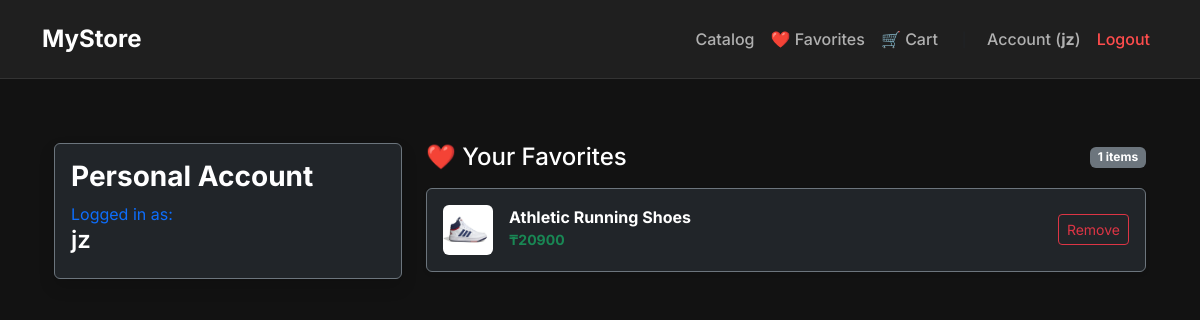
The app's page /profile/ (signed in) with its own data.
### store/models.py (models this page shows, shortened)
class Favorite(models.Model):
    user = models.ForeignKey(User, on_delete=models.CASCADE, related_name='favorites')
    product = models.ForeignKey(Product, on_delete=models.CASCADE)
    added_at = models.DateTimeField(auto_now_add=True)
    class Meta:
        unique_together = ('user', 'product')
        verbose_name = "Favorite"
        verbose_name_plural = "Favorites"

class Product(models.Model):
    category = models.ForeignKey(Category, on_delete=models.SET_NULL, null=True, related_name='products')
    name = models.CharField(max_length=200)
    description = models.TextField()
    price = models.IntegerField()
    image = models.ImageField(upload_to='')
    created_at = models.DateTimeField(auto_now_add=True)
    class Meta:
        verbose_name = "Product"
        verbose_name_plural = "Products"

### store/views.py (the view)
# urls.py: path('profile/', views.profile, name='profile'),
@login_required
def profile(request):
    profile, created = Profile.objects.get_or_create(user=request.user)
    favorites = Favorite.objects.filter(user=request.user)
    if request.method == 'POST':
        form = ProfileForm(request.POST, request.FILES, instance=profile)
        if form.is_valid():
            form.save()
            messages.success(request, 'Profile updated successfully!')
            return redirect('profile')
    else:
        form = ProfileForm(instance=profile)
    return render(request, 'profile.html', {
        'favorites': favorites,
        'form': form,
        'profile': profile
    })

### templates/profile.html
{% extends 'index.html' %}
{% block content %}
<div class="container py-4">
    <div class="row">
        <div class="col-md-4 mb-4">
            <div class="card bg-dark text-white border-secondary shadow">
                <div class="card-body">
                    <h3 class="fw-bold mb-0">Personal Account</h3>
                    <p class="text-primary mt-2 mb-0">Logged in as:</p>
                    <h4 class="fw-semibold">{{ user.username }}</h4>
                </div>
            </div>
        </div>
        <div class="col-md-8">
            <div class="d-flex justify-content-between align-items-center mb-3">
                <h4 class="text-white mb-0">❤️ Your Favorites</h4>
                <span class="badge bg-secondary">{{ favorites|length }} items</span>
            </div>
            <div class="list-group shadow-sm">
                {% for fav in favorites %}
                <div
                    class="list-group-item bg-dark text-white border-secondary d-flex justify-content-between align-items-center p-3">
                    <div class="d-flex align-items-center">
                        {% if fav.product.image %}
                        <img src="{{ fav.product.image.url }}" class="rounded me-3"
                            style="width: 50px; height: 50px; object-fit: cover;">
                        {% endif %}
                        <div>
                            <h6 class="mb-0 fw-bold">{{ fav.product.name }}</h6>
                            <small class="text-success fw-bold">₸{{ fav.product.price }}</small>
                        </div>
                    </div>
                    <a href="{% url 'toggle_favorite' fav.product.id %}"
                        class="btn btn-sm btn-outline-danger">Remove</a>
                </div>
                {% empty %}
                <div class="text-center py-5 border border-secondary border-dashed rounded bg-dark">
                    <p class="text-muted fs-5">Your favorites list is currently empty.</p>
                    <a href="{% url 'product_list' %}" class="btn btn-primary btn-sm px-4">Browse Catalog</a>
                </div>
                {% endfor %}
            </div>
        </div>
    </div>
</div>
{% endblock %}

### templates/index.html (shortened to what this page needs)
<!DOCTYPE html>
<html lang="en">
<head>
    <link href="https://cdn.jsdelivr.net/npm/bootstrap@5.3.0/dist/css/bootstrap.min.css" rel="stylesheet">
</head>
<body>
    <nav class="navbar navbar-expand-lg navbar-dark sticky-top">
        <div class="container">
            <a class="navbar-brand" href="{% url 'product_list' %}">MyStore</a>
            <div class="collapse navbar-collapse" id="navbarNav">
                <ul class="navbar-nav ms-auto align-items-center">
                    <li class="nav-item">
                        <a class="nav-link" href="{% url 'product_list' %}">Catalog</a>
                    </li>
                    {% if user.is_authenticated %}
                        <li class="nav-item">
                            <a class="nav-link" href="{% url 'profile' %}">❤️ Favorites</a>
                        </li>
                        <li class="nav-item">
                            <a class="nav-link" href="{% url 'cart_detail' %}">🛒 Cart</a>
                        </li>
                        <li class="nav-item ms-lg-3">
                            <span class="text-muted me-2 small">|</span>
                            <a class="nav-link d-inline" href="{% url 'profile' %}">Account (<strong>{{ user.username }}</strong>)</a>
                        </li>
                        <li class="nav-item">
                            <form action="{% url 'logout' %}" method="post" class="d-inline">
                                <button type="submit" class="btn btn-link nav-link btn-logout">Logout</button>
                            </form>
                        </li>
                    {% endif %}
                </ul>
            </div>
        </div>
    </nav>
    <main class="container main-container">
        {% block content %}{% endblock %}
    </main>
</body>
</html>

### templates/index.html (style rules this page uses)
body { background-color: #121212; color: #e0e0e0; font-family: 'Inter', sans-serif; }
.navbar { background-color: #1f1f1f !important; border-bottom: 1px solid #333; padding: 1rem 0; }
.navbar-brand { font-weight: 700; font-size: 1.5rem; color: #fff !important; }
.nav-link { color: #b0b0b0 !important; font-weight: 500; transition: 0.3s; }
.main-container { padding-top: 40px; padding-bottom: 60px; }
.btn-logout { color: #ff4d4d !important; text-decoration: none; font-weight: 500; }

### records on screen
Favorite: product.image (picture), product.name "Athletic Running Shoes", product.price "20900"

### other values on screen
{{ user.username }} "jz"
{{ favorites|length }} "1"
